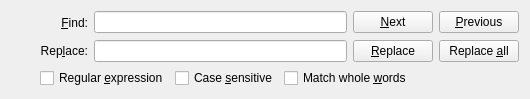
<?xml version="1.0" encoding="UTF-8"?>
<ui version="4.0">
 <class>SearchPanel</class>
 <widget class="QWidget" name="SearchPanel">
  <property name="geometry">
   <rect>
    <x>0</x>
    <y>0</y>
    <width>530</width>
    <height>97</height>
   </rect>
  </property>
  <property name="sizePolicy">
   <sizepolicy hsizetype="Preferred" vsizetype="Minimum">
    <horstretch>0</horstretch>
    <verstretch>0</verstretch>
   </sizepolicy>
  </property>
  <property name="windowTitle">
   <string>Form</string>
  </property>
  <layout class="QGridLayout" name="gridLayout">
   <item row="0" column="0">
    <widget class="QPushButton" name="hideButton">
     <property name="sizePolicy">
      <sizepolicy hsizetype="Fixed" vsizetype="Fixed">
       <horstretch>0</horstretch>
       <verstretch>0</verstretch>
      </sizepolicy>
     </property>
     <property name="minimumSize">
      <size>
       <width>23</width>
       <height>23</height>
      </size>
     </property>
     <property name="maximumSize">
      <size>
       <width>23</width>
       <height>23</height>
      </size>
     </property>
     <property name="text">
      <string/>
     </property>
     <property name="shortcut">
      <string>Esc</string>
     </property>
     <property name="flat">
      <bool>true</bool>
     </property>
    </widget>
   </item>
   <item row="1" column="3">
    <widget class="QPushButton" name="replaceButton">
     <property name="text">
      <string>&amp;Replace</string>
     </property>
    </widget>
   </item>
   <item row="0" column="4">
    <widget class="QPushButton" name="prevButton">
     <property name="text">
      <string>&amp;Previous</string>
     </property>
    </widget>
   </item>
   <item row="0" column="2">
    <layout class="QHBoxLayout" name="findLayout">
     <item>
      <widget class="QLineEdit" name="findEdit"/>
     </item>
    </layout>
   </item>
   <item row="0" column="3">
    <widget class="QPushButton" name="nextButton">
     <property name="text">
      <string>&amp;Next</string>
     </property>
    </widget>
   </item>
   <item row="1" column="2">
    <layout class="QHBoxLayout" name="replaceLayout">
     <item>
      <widget class="QLineEdit" name="replaceEdit"/>
     </item>
    </layout>
   </item>
   <item row="1" column="4">
    <widget class="QPushButton" name="replaceAllButton">
     <property name="text">
      <string>Replace &amp;all</string>
     </property>
    </widget>
   </item>
   <item row="0" column="1">
    <widget class="QLabel" name="findLabel">
     <property name="text">
      <string>&amp;Find:</string>
     </property>
     <property name="alignment">
      <set>Qt::AlignRight|Qt::AlignTrailing|Qt::AlignVCenter</set>
     </property>
     <property name="buddy">
      <cstring>findEdit</cstring>
     </property>
    </widget>
   </item>
   <item row="1" column="1">
    <widget class="QLabel" name="replaceLabel">
     <property name="text">
      <string>Rep&amp;lace:</string>
     </property>
     <property name="alignment">
      <set>Qt::AlignRight|Qt::AlignTrailing|Qt::AlignVCenter</set>
     </property>
     <property name="buddy">
      <cstring>replaceEdit</cstring>
     </property>
    </widget>
   </item>
   <item row="2" column="1" colspan="4">
    <layout class="QHBoxLayout" name="optionsLayout">
     <item>
      <widget class="QCheckBox" name="regularBox">
       <property name="text">
        <string>Regular &amp;expression</string>
       </property>
      </widget>
     </item>
     <item>
      <widget class="QCheckBox" name="caseBox">
       <property name="text">
        <string>Case &amp;sensitive</string>
       </property>
      </widget>
     </item>
     <item>
      <widget class="QCheckBox" name="wordsBox">
       <property name="text">
        <string>Match whole &amp;words</string>
       </property>
      </widget>
     </item>
     <item>
      <spacer name="optionsSpacer">
       <property name="orientation">
        <enum>Qt::Horizontal</enum>
       </property>
       <property name="sizeHint" stdset="0">
        <size>
         <width>40</width>
         <height>20</height>
        </size>
       </property>
      </spacer>
     </item>
    </layout>
   </item>
  </layout>
 </widget>
 <tabstops>
  <tabstop>findEdit</tabstop>
  <tabstop>replaceEdit</tabstop>
  <tabstop>nextButton</tabstop>
  <tabstop>prevButton</tabstop>
  <tabstop>replaceButton</tabstop>
  <tabstop>replaceAllButton</tabstop>
  <tabstop>regularBox</tabstop>
  <tabstop>caseBox</tabstop>
  <tabstop>wordsBox</tabstop>
  <tabstop>hideButton</tabstop>
 </tabstops>
 <resources/>
 <connections>
  <connection>
   <sender>hideButton</sender>
   <signal>clicked()</signal>
   <receiver>SearchPanel</receiver>
   <slot>hide()</slot>
   <hints>
    <hint type="sourcelabel">
     <x>26</x>
     <y>16</y>
    </hint>
    <hint type="destinationlabel">
     <x>42</x>
     <y>52</y>
    </hint>
   </hints>
  </connection>
 </connections>
</ui>
